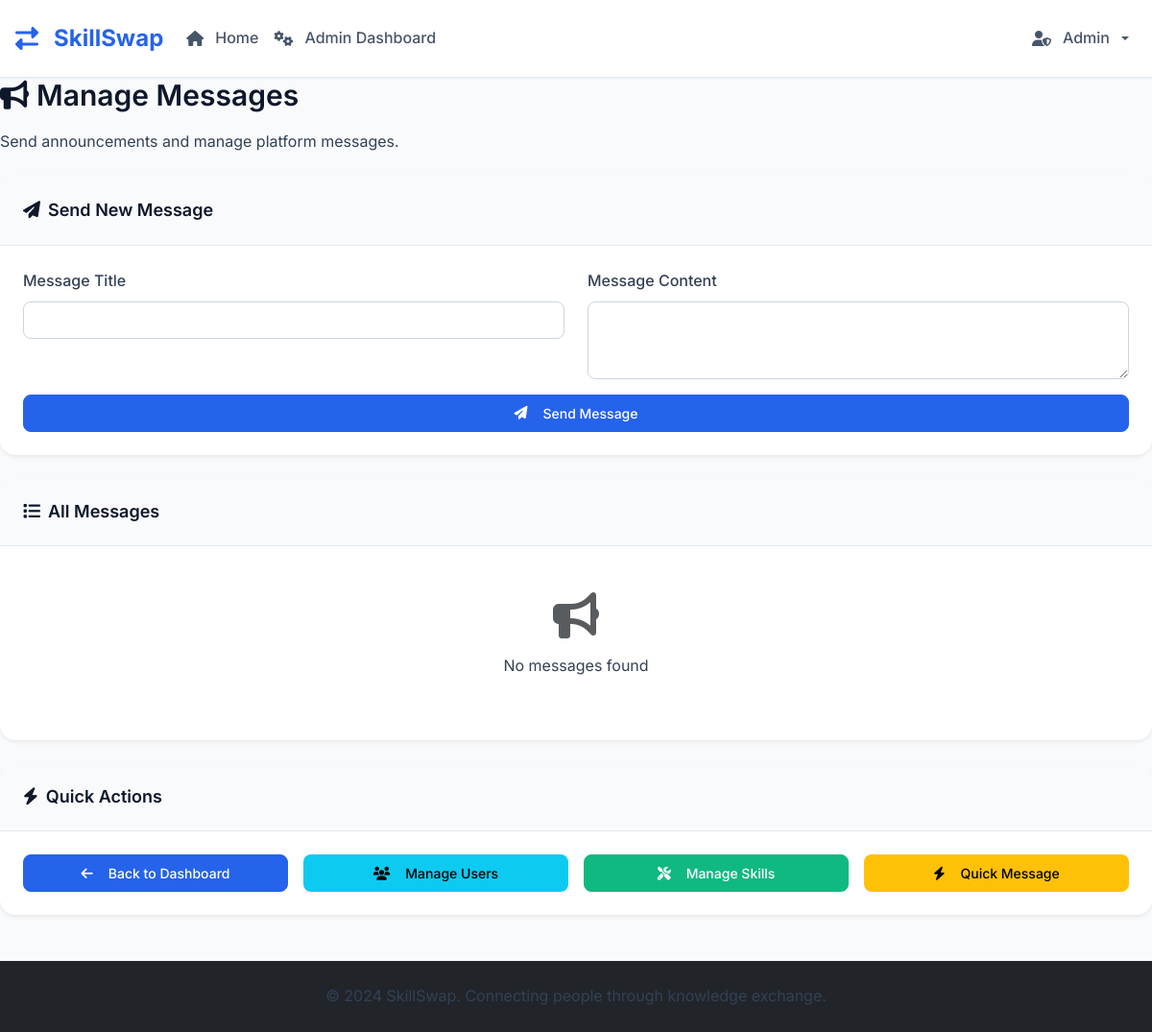
The app's page /admin/messages (signed in), older data.
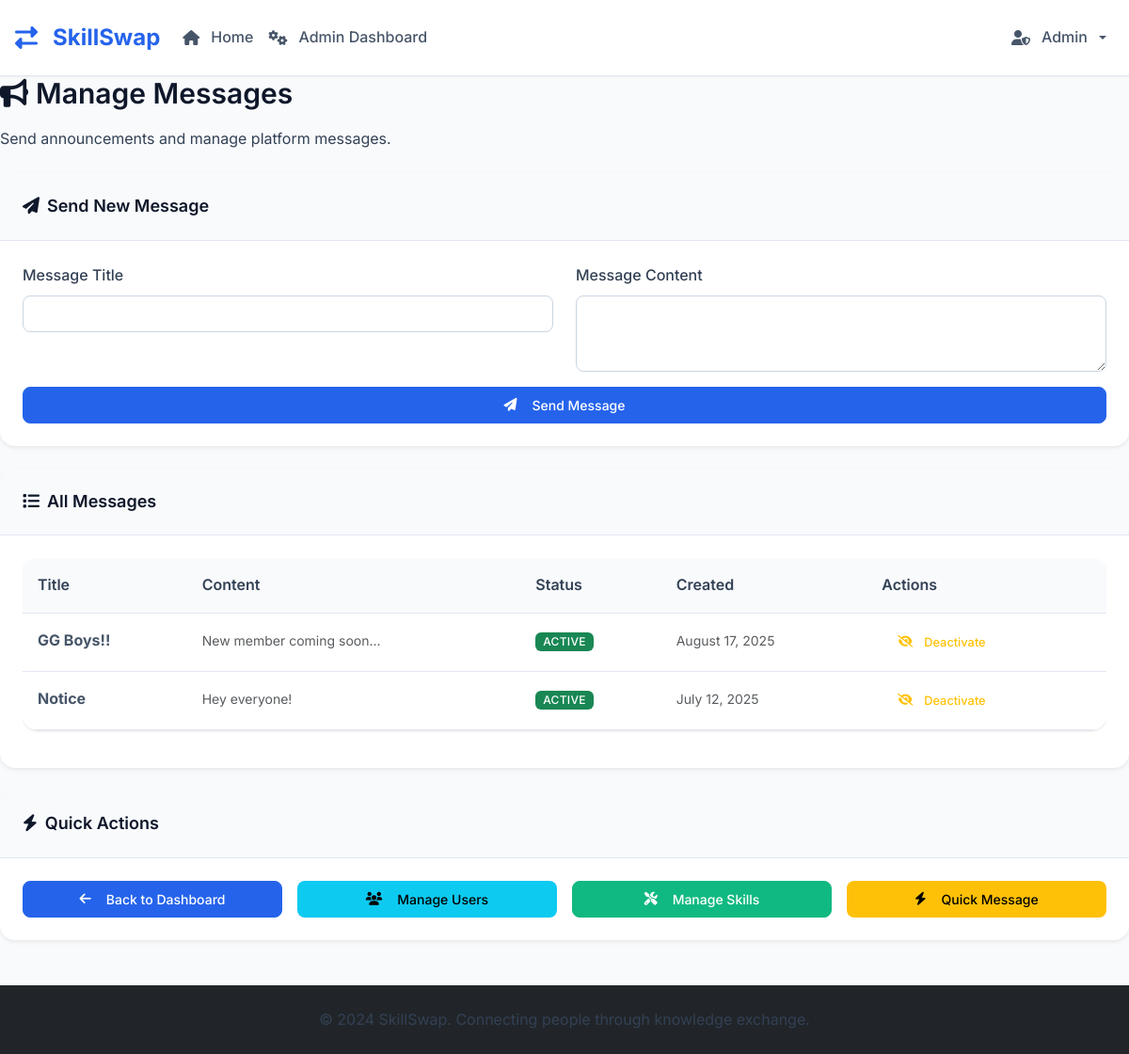
The same page, newer data.
### tables this page shows
CREATE TABLE messages (
            id INTEGER PRIMARY KEY AUTOINCREMENT,
            title TEXT NOT NULL,
            content TEXT NOT NULL,
            is_active INTEGER DEFAULT 1,
            created_at TIMESTAMP DEFAULT CURRENT_TIMESTAMP
        );

### skill_swap_app.py (the view)
@app.route('/admin/messages')
@admin_required
def admin_messages():
    conn = get_db()
    messages = conn.execute('SELECT * FROM messages ORDER BY created_at DESC').fetchall()
    conn.close()
    messages = convert_rows_datetimes(messages)
    return render_template('admin_messages.html', messages=messages)

### skill_swap_app.py (called while the page is built)
def parse_datetime(timestamp_str):
    if timestamp_str is None:
        return None
    try:
        if 'T' in timestamp_str:
            return datetime.fromisoformat(timestamp_str.replace('Z', '+00:00'))
        else:
            return datetime.strptime(timestamp_str, '%Y-%m-%d %H:%M:%S')
    except:
        return None

def convert_row_datetimes(row):
    if row is None:
        return None
    if hasattr(row, 'keys'):
        row_dict = dict(row)
    else:
        row_dict = row
    timestamp_fields = ['created_at', 'updated_at']
    for field in timestamp_fields:
        if field in row_dict and row_dict[field]:
            row_dict[field] = parse_datetime(row_dict[field])
    return row_dict

def convert_rows_datetimes(rows):
    if not rows:
        return []
    return [convert_row_datetimes(row) for row in rows]

def get_db():
    conn = sqlite3.connect('skill_swap.db')
    conn.row_factory = sqlite3.Row
    return conn

### templates/admin_messages.html (shortened to what the changed rows need)
{% extends "base.html" %}
{% block content %}
<div class="row mb-4">
    <div class="col-12">
        <div class="admin-stats">
            <h2 class="mb-3">
                <i class="fas fa-bullhorn me-2"></i>Manage Messages
            </h2>
        </div>
    </div>
</div>
<div class="row">
    <div class="col-12">
        <div class="card border-0 shadow-sm">
            <div class="card-body">
                {% if messages %}
                    <div class="table-responsive">
                        <table class="table table-hover">
                            <thead>
                                <tr>
                                    <th>Title</th>
                                    <th>Content</th>
                                    <th>Status</th>
                                    <th>Created</th>
                                    <th>Actions</th>
                                </tr>
                            </thead>
                            <tbody>
                                {% for message in messages %}
                                <tr>
                                    <td>
                                        <strong>{{ message.title }}</strong>
                                    </td>
                                    <td>
                                        <small class="text-muted">
                                            {{ message.content[:100] }}{% if message.content|length > 100 %}...{% endif %}
                                        </small>
                                    </td>
                                    <td>
                                        {% if message.is_active %}
                                            <span class="badge bg-success">Active</span>
                                        {% else %}
                                            <span class="badge bg-secondary">Inactive</span>
                                        {% endif %}
                                    </td>
                                    <td>
                                        <small class="text-muted">
                                            {% if message.created_at %}
                                                {{ message.created_at.strftime('%B %d, %Y') }}
                                            {% else %}
                                                Unknown
                                            {% endif %}
                                        </small>
                                    </td>
                                    <td>
                                        {% if message.is_active %}
                                            <a href="{{ url_for('toggle_message', message_id=message.id) }}"
                                               class="btn btn-sm btn-outline-warning admin-action-btn"
                                               data-action="deactivate" data-target="message">
                                                <i class="fas fa-eye-slash me-1"></i>Deactivate
                                            </a>
                                        {% else %}
                                            <a href="{{ url_for('toggle_message', message_id=message.id) }}"
                                               class="btn btn-sm btn-outline-success admin-action-btn"
                                               data-action="activate" data-target="message">
                                                <i class="fas fa-eye me-1"></i>Activate
                                            </a>
                                        {% endif %}
                                    </td>
                                </tr>
                                {% endfor %}
                            </tbody>
                        </table>
                    </div>
                {% else %}
                    <div class="text-center text-muted py-4">
                        <i class="fas fa-bullhorn fa-3x mb-3"></i>
                        <p>No messages found</p>
                    </div>
                {% endif %}
            </div>
        </div>
    </div>
</div>
{% endblock %}

Row changes from the older to the newer data that the page shows:
added messages: title "GG Boys!!", content "New member coming soon...", is_active "ACTIVE", created_at "August 17, 2025"
added messages: title "Notice", content "Hey everyone!", is_active "ACTIVE", created_at "July 12, 2025"
Text that changed along with them:
text no longer shown: "No messages found"
text now shown: "Title Content Status Created Actions"
